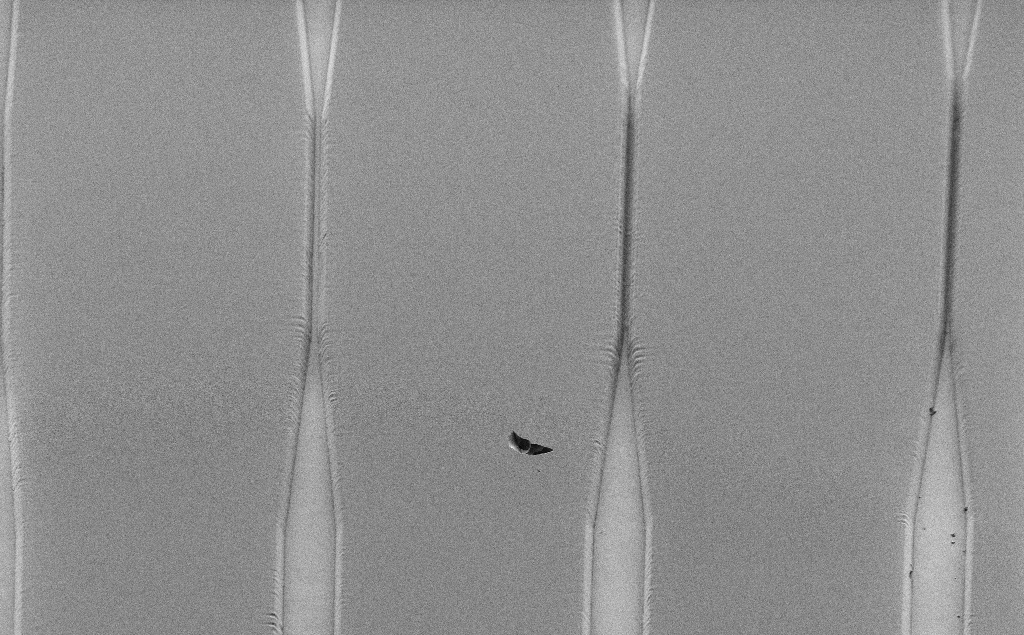
#> input picture input/unlabeled_cropped_for_review/L8_01821a44674df37cb148edc67d96194c_cropped.jpg, 1024 x 635 px
$ python -i prepare_sem_dataset.py   (imports and definitions only)
#> lines starting #> are read from the running program, lines starting #| are printed output that depends on the picture
#> further down, picture is the input picture: PIL image 1024x635 RGB; min 5, max 239, mean 143.1
import argparse
import csv
import json
import random
import re
from pathlib import Path

import numpy as np
from PIL import Image, ImageEnhance, ImageFile, ImageOps


ImageFile.LOAD_TRUNCATED_IMAGES = True

IMAGE_EXTENSIONS = {".jpg", ".jpeg", ".png", ".tif", ".tiff", ".bmp", ".webp"}
METADATA_FIELDS = [
    "ocr_text",
    "scale_value",
    "scale_unit",
    "eht_kv",
    "wd_mm",
    "signal",
    "stage_t_deg",
    "stage_z_mm",
    "mag_value",
    "mag_unit",
    "aperture_um",
]


# [33 lines left out: function parse_args, not called in this run]


def blank_metadata_features():
    return {field: "" for field in METADATA_FIELDS}


def preprocess_metadata_for_ocr(metadata_image):
    gray = metadata_image.convert("L")
    width, height = gray.size
#> width = 1024; height = 635
    enlarged = gray.resize((width * 3, height * 3), Image.Resampling.LANCZOS)
    enhanced = ImageOps.autocontrast(enlarged)
    enhanced = ImageEnhance.Contrast(enhanced).enhance(2.0)
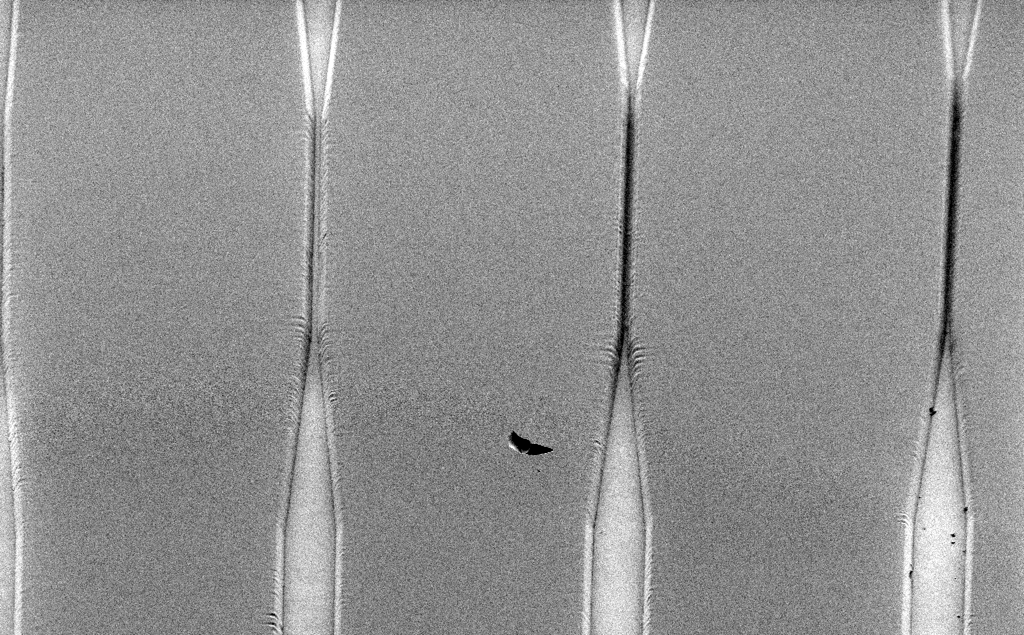
#> enhanced: PIL image 3072x1905 L (shown at 1/3 size); min 0, max 255, mean 146.2
    return enhanced


# [160 lines left out: functions ocr_metadata_text, first_match, parse_float, parse_metadata_text, extract_metadata_features, list_images and 4 more, not called in this run]


def safe_name(path):
    return path.stem.replace(" ", "_").replace(".", "_")


# [223 lines left out: functions save_prepared_image, augment_image, write_csv, prepare_split, augment_minority_classes, main, not called in this run]


# [2 lines not run here, left out]

>>> from PIL import Image
>>> picture = Image.open('unlabeled_cropped_for_review/L8_01821a44674df37cb148edc67d96194c_cropped.jpg')
>>> result = preprocess_metadata_for_ocr(picture)
